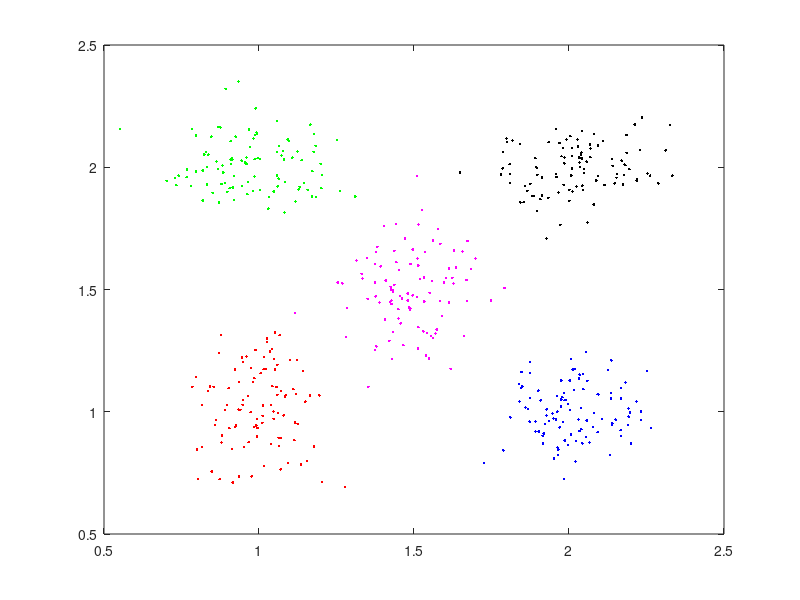

Write the MATLAB code that produced this figure. (Note: this script raises an error after producing the figure.)
load Data2.mat;
i1=find(classes==1);
i2=find(classes==2);
i3=find(classes==3);
i4=find(classes==4);
i5=find(classes==5);

figure;
plot(D(i1,1),D(i1,2),'r.');
hold on;
plot(D(i2,1),D(i2,2),'g.');
plot(D(i3,1),D(i3,2),'b.');
plot(D(i4,1),D(i4,2),'k.');
plot(D(i5,1),D(i5,2),'m.');

%Initialization of the structure:
addpath somtoolbox;
sData = som_data_struct(D,'name','Donnees2','labels',labs,'comp_names',cnames);
sData.comp_names
sData.labels

msize = [6 6];
insize = size(sData.data, 2);
lattice = 'rect'; 
shape = 'sheet'; 
sMap = som_map_struct(insize,'msize',msize, lattice, shape);
sMap

%Init the neuron
sMap = som_lininit(sData, sMap);
figure
plot(D(:,1),D(:,2),'b+');
hold on
som_grid(sMap,'Coord',sMap.codebook)
axis on
title('Data and structure of grid');

%TRAINING the map PHASE 1 (Auto organization):
figure
epochs = 50; % number of iteration of auto-organization phase
radius_ini = 5; %initial value of T (max value)
radius_fin = 1;  % finale value of T (min value)
Neigh = 'gaussian'; % choice of neighborhood function
%Neigh = 'gaussian', 'cutgauss', 'bubble' or 'ep'
tr_lev = 3;
[sMap,sT] = som_batchtrain(sMap, sData,'trainlen',epochs, 'radius_ini',radius_ini,'radius_fin',radius_fin, 'neigh',Neigh,'tracking',tr_lev);

% Visualization of data and map at the end of phase 1:
figure
plot(D(:,1),D(:,2),'b+')
hold on
som_grid(sMap,'Coord',sMap.codebook), hold off, axis on
title('At the end of the phase of auto-organization (phase 1)');

%TRAINING the map PHASE 2 (Convergence):
epochs = 100; radius_ini = 1; radius_fin = 0.1;
figure
[sMap,sT] = som_batchtrain(sMap, sData,'trainlen',epochs, 'radius_ini',radius_ini,'radius_fin',radius_fin, 'neigh',Neigh,'tracking',tr_lev);

% Visualization at the end of phase 2
figure
plot(D(:,1),D(:,2),'b+')
hold on
som_grid(sMap,'Coord',sMap.codebook)
title('At the end of phase of convergence (phase 2)');

%-------------------
Labl = cell(size(sMap.codebook,1),1);
Labl
for ii = 1:size(sMap.codebook,1), Labl{ii} = num2str(ii); end
Labl
sMap = som_label(sMap,'clear','all');
sMap.labels
sMap = som_label(sMap,'add', 'all', Labl);
sMap.labels
%Choose the label for the neuron by votation (choose the most represented label)
sMap = som_autolabel(sMap,sData,'vote');
sMap.labels

%Visualize the result of votation:
figure
som_show(sMap,'empty','numéro de chaque neurone et son étiquette');
som_show_add('label',sMap,'subplot',1);







